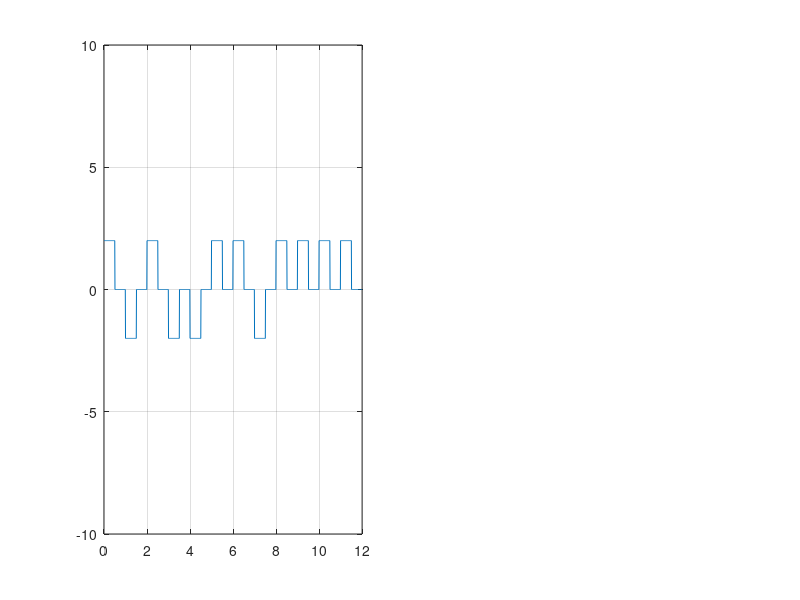

Source code (MATLAB):
%Digital signal....
%Polar RZ
%If bit == 1 then y(from:mid) = +amplitude; y(mid+1:to) = 0
%If bit == 0 then y(from:mid) = -amplitude; y(mid+1:to) = 0

clear all;
clc;
bit = [1, 0, 1, 0, 0, 1, 1, 0, 1, 1, 1, 1];

v = 2;

fs = 100;
bit_duration = 1; % bitrate = 1/bitduration
T = length(bit) * bit_duration; % len/bitrate.
t = 0:1/fs:T;

x_digital = zeros(1, length(t));

%encoding
for i = 1:length(bit)
    from = (i-1)*fs*bit_duration+1;
    to = i*fs*bit_duration;
    mid = round((from+to)/2);
    
    if bit(i) == 1
        x_digital(from : mid) = v;
        x_digital(mid+1 : to) = 0;
    else
        x_digital(from : mid) = -v;
        x_digital(mid+1 : to) = 0;
    end
end

subplot(1,2,1);
plot(t, x_digital);
xlim([0, T]);
ylim([-10, 10]);
grid on;

%decoding
%method 1
data = zeros(1, length(bit));
for i=1:length(bit)
    from = (i-1)*fs*bit_duration+1;
    to = i*fs*bit_duration;
    mid = round((from+to)/2);
    
    if(x_digital(from : mid) == v)
        data(i) = 1;
    else
        data(i) = 0;
    end
end

disp(data)

%method 2
counter = 0;
data = zeros(1, length(bit));
for i=1:length(t)
    if t(i) > counter*bit_duration
        counter = counter + 1;
        if(x_digital(i) == v)
            data(counter) = 1;
        else
            data(counter) = 0;
        end
    end
end

disp(data)